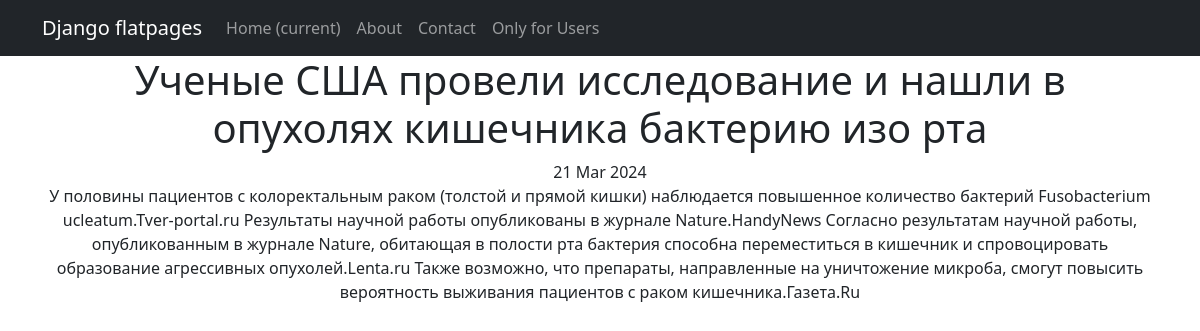
Page /news/11 on the committed database.
### news/models/post.py (models this page shows, shortened)
class Post(models.Model):
    author = models.ForeignKey(Author, on_delete=models.CASCADE, related_name='posts')
    choice_field = models.CharField(max_length=4, choices=POST_TYPE)
    choice_category = models.CharField(max_length=4, choices=POST_CATEGORY, default='Science')
    post_time_creation = models.DateTimeField(auto_now_add=True)
    categories = models.ManyToManyField(Category, through='PostCategory')
    post_title = models.CharField(max_length=255)
    post_content = models.TextField()
    post_rating = models.IntegerField(default=0)

### news/views.py (the view)
# urls.py: path('<int:pk>', NewsDetail.as_view(), name='single_news')
class NewsDetail(DetailView):
    model = Post
    template_name = 'post.html'
    context_object_name = 'post'

### news/templatetags/custom_filters.py (called while the page is built)
@register.filter(name='censor')
def censor(value):
    if isinstance(value, str):
        for pattern in BAD_WORD_PATTERNS:
            regex = re.compile(pattern, re.IGNORECASE)
            value = regex.sub(lambda m: m.group(0)[0] + '*' * (len(m.group(0)) - 1), value)
    else:
        raise ValidationError("custom_filter can only be applied to strings.")
    return value

### templates/post.html (shortened to what this page needs)
{% extends 'flatpages/default.html' %}
{% load custom_filters %}
{% block content %}
<h1>{{ post.post_title|censor }}</h1>
    {{ post.post_time_creation|date:'d M Y' }} <br>
{{ post.post_content|censor }}
{% endblock content %}

### rows in the picture
Post: post_title|censor "Ученые США провели исследование и нашли в опухолях кишечника бактерию изо рта", post_time_creation "21 Mar 2024", post_content|censor "У половины пациентов с колоректальным раком (толстой и прямой кишки) наблюдается повышенное количество бактерий Fusobacterium ucleatum.Tver-portal.ru Результаты научной работы опубликованы в журнале Nature.HandyNews Согласно результатам научной работы, опубликованным в журнале Nature, обитающая в полости рта бактерия способна переместиться в кишечник и спровоцировать образование агрессивных опухолей.Lenta.ru Также возможно, что препараты, направленные на уничтожение микроба, смогут повысить вероятность выживания пациентов с раком кишечника.Газета.Ru"
